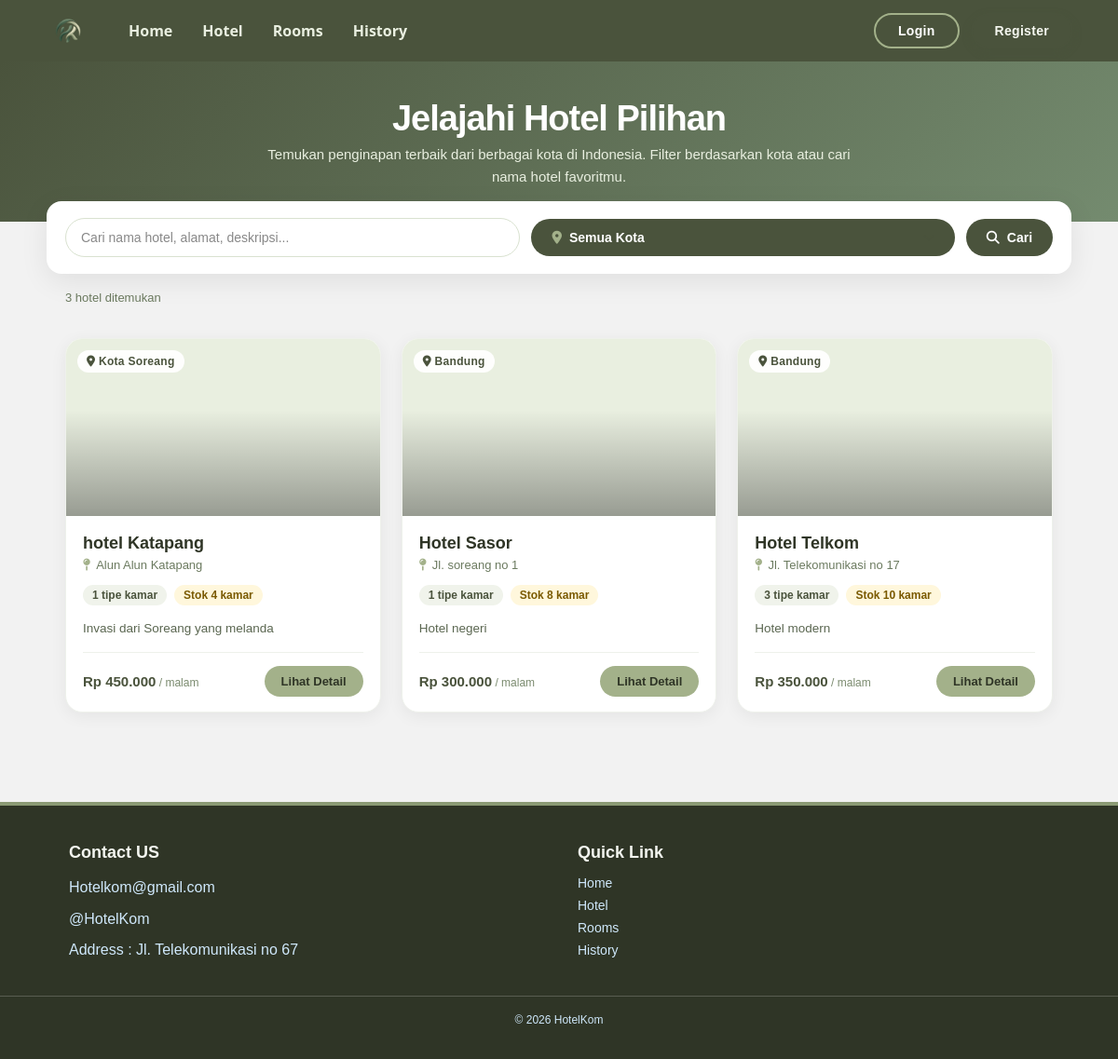
Page /hotels.php on the committed database.
### tables this page shows
CREATE TABLE `hotels` (
  `id_hotel` int(11) NOT NULL,
  `nama_hotel` varchar(100) NOT NULL,
  `alamat` text NOT NULL,
  `kota` varchar(50) NOT NULL,
  `deskripsi` text DEFAULT NULL
);

### hotels.php (the view, shortened to what this page needs)
<?php
require_once 'config/koneksi.php';
$q    = isset($_GET['q']) ? trim($_GET['q']) : '';
$params = [];
$types  = '';
$sql = "SELECT h.*,
               (SELECT COUNT(*) FROM rooms r WHERE r.id_hotel = h.id_hotel) AS jumlah_tipe,
               (SELECT COALESCE(SUM(r.stok_kamar),0) FROM rooms r WHERE r.id_hotel = h.id_hotel) AS total_stok,
               (SELECT MIN(r.harga_per_malam) FROM rooms r WHERE r.id_hotel = h.id_hotel) AS harga_termurah
        FROM hotels h";
$sql .= " ORDER BY h.id_hotel DESC";
$hotels = [];
if (!empty($params)) {
    $stmt = mysqli_prepare($koneksi, $sql);
    mysqli_stmt_bind_param($stmt, $types, ...$params);
    mysqli_stmt_execute($stmt);
    $res = mysqli_stmt_get_result($stmt);
    while ($row = mysqli_fetch_assoc($res)) $hotels[] = $row;
    mysqli_stmt_close($stmt);
} else {
    $res = $koneksi->query($sql);
    if ($res) while ($row = $res->fetch_assoc()) $hotels[] = $row;
}
function e($s){ return htmlspecialchars((string)$s, ENT_QUOTES, 'UTF-8'); }
function rupiah($n){ return 'Rp ' . number_format((float)$n, 0, ',', '.'); }
include 'includes/header.php';
include 'includes/navbar.php';
?>
<section class="hotels-hero">
    <h1>Jelajahi Hotel Pilihan</h1>
    <p>Temukan penginapan terbaik dari berbagai kota di Indonesia. Filter berdasarkan kota atau cari nama hotel favoritmu.</p>
</section>
<form method="GET" class="filter-bar">
    <input type="text" name="q" placeholder="Cari nama hotel, alamat, deskripsi..." value="<?php echo e($q); ?>">
    <div class="custom-dropdown" id="kotaCustom" style="display:none;">
        <button type="button" class="custom-dropdown-trigger" id="kotaTrigger" aria-haspopup="listbox" aria-expanded="false">
            <span class="trigger-left"><i class="fa-solid fa-location-dot"></i><span id="kotaTriggerText">Semua Kota</span></span>
            <i class="fa-solid fa-chevron-down custom-dropdown-arrow"></i>
        </button>
    </div>
    <button type="submit"><i class="fa-solid fa-magnifying-glass"></i> Cari</button>
</form>
<div class="info-bar">
    <?php echo count($hotels); ?> hotel ditemukan
</div>
<section class="hotels-section">
    <?php if (empty($hotels)): ?>
        <div class="empty-state">
            <h3>Tidak ada hotel ditemukan</h3>
            <p>Coba ubah kata kunci pencarian atau pilih kota lain. Jika kamu admin, tambahkan hotel di panel admin.</p>
            <br>
            <a href="hotels.php" class="hotel-foot a" style="background:#4A533C;color:#fff;padding:10px 20px;border-radius:999px;text-decoration:none;font-weight:600;">Lihat Semua Hotel</a>
        </div>
    <?php else: ?>
        <div class="hotels-grid">
            <?php foreach ($hotels as $h): ?>
                <div class="hotel-card">
                    <div class="hotel-img">
                        <span class="hotel-badge"><i class="fa-solid fa-location-dot"></i> <?php echo e($h['kota']); ?></span>
                    </div>
                    <div class="hotel-body">
                        <h3><?php echo e($h['nama_hotel']); ?></h3>
                        <div class="hotel-meta">
                            <i class="fa-solid fa-map-pin"></i>
                            <span><?php echo e(mb_strimwidth($h['alamat'],0,42,'...')); ?></span>
                        </div>
                        <div style="display:flex;gap:8px;flex-wrap:wrap;margin:6px 0;">
                            <span style="background:#f0f3eb;color:#4A533C;padding:4px 10px;border-radius:999px;font-size:12px;font-weight:600;">
                                <?php echo (int)$h['jumlah_tipe']; ?> tipe kamar
                            </span>
                            <span style="background:#fff7dc;color:#7a5a00;padding:4px 10px;border-radius:999px;font-size:12px;font-weight:600;">
                                Stok <?php echo (int)$h['total_stok']; ?> kamar
                            </span>
                        </div>
                        <p class="hotel-desc"><?php echo $h['deskripsi'] ? e($h['deskripsi']) : 'Belum ada deskripsi untuk hotel ini.'; ?></p>
                        <div class="hotel-foot">
                            <div class="hotel-price">
                                <?php if ($h['harga_termurah']): ?>
                                    <?php echo rupiah($h['harga_termurah']); ?><small> / malam</small>
                                <?php else: ?>
                                    <small style="color:#999;">Belum ada kamar</small>
                                <?php endif; ?>
                            </div>
                            <a href="hotel_detail.php?id=<?php echo (int)$h['id_hotel']; ?>">Lihat Detail</a>
                        </div>
                    </div>
                </div>
            <?php endforeach; ?>
        </div>
    <?php endif; ?>
</section>
<?php include 'includes/footer.php'; ?>

### includes/header.php (shortened to what this page needs)
<!DOCTYPE html>
<html lang="id">
<head>
    <link rel="stylesheet" href="assets/css/style.css">
    <link rel="stylesheet" href="assets/css/custom-select.css">
    <link rel="stylesheet" href="https://cdnjs.cloudflare.com/ajax/libs/font-awesome/6.5.1/css/all.min.css">
</head>
<body>

### includes/navbar.php
<header>
    <nav>
        <div class="nav-left">
            <div class="logo">
                <a href="index.php">
                    <img src="assets/images/logo.png" alt="Logo-Hotel">
                </a>
            </div>
            <ul>
                <li><a href="index.php">Home</a></li>
                <li><a href="hotels.php">Hotel</a></li>
                <li><a href="hotels.php">Rooms</a></li>
                <?php if (isset($_SESSION['id_user'])): ?>
                    <li><a href="my_bookings.php">History</a></li>
                <?php else: ?>
                    <li><a href="login.php">History</a></li>
                <?php endif; ?>
            </ul>
        </div>
        <div class="nav-auth">
            <?php if (isset($_SESSION['id_user'])): ?>
                <a href="profile.php" class="nav-user">
                    <?php echo htmlspecialchars($_SESSION['nama']); ?>
                </a>
                <a href="logout.php" class="Masuk">Logout</a>
            <?php else: ?>
                <a href="login.php" class="Masuk">Login</a>
                <a href="register.php" class="Daftar">Register</a>
            <?php endif; ?>
        </div>
    </nav>
</header>

### includes/footer.php (shortened to what this page needs)
<footer>
    <div class="container">
        <div class="footer-content">
            <h3>Contact US</h3>
            <p>Hotelkom@gmail.com</p>
            <p>@HotelKom</p>
            <p>Address : Jl. Telekomunikasi no 67</p>
        </div>
        <div class="footer-content">
            <h3>Quick Link</h3>
            <ul class="list">
                <li><a href="home.html">Home</a></li>
                <li><a href="form.html">Hotel</a></li>
                <li><a href="daftarbuku.html">Rooms</a></li>
                <li><a href="aboutUs.html">History</a></li>
            </ul>
        </div>
    </div>
  <p class="copyright">© 2026 HotelKom</p>
</footer>

### assets/css/style.css (style rules this page uses)
:root { --first-color: hsl(82, 60%, 28%); --title-color: hsl(0, 0%, 15%); --text-color: hsl(0, 0%, 35%); --body-color: hsl(0, 0%, 95%); --container-color: hsl(0, 0%, 100%); --body-font: "Poppins", sans-serif; --h2-font-size: 1.25rem; --small-font-size: .813rem; }
body { margin: 0; }
nav { background-color: #4A533C; display: flex; justify-content: space-between; align-items: center; padding: 0.5rem 3rem; }
nav ul { display: flex; align-items: center; gap: 2rem; list-style: none; margin: 0; padding: 0; }
.nav-left { display: flex; align-items: center; gap: 2.5rem; }
.nav-auth { display: flex; align-items: center; gap: 12px; }
.logo a { display: flex; align-items: center; }
.logo img { display: block; height: 50px; width: auto; object-fit: contain; }
.Masuk, .Daftar { display: inline-flex; align-items: center; justify-content: center; padding: 10px 24px; font-size: 0.875rem; font-weight: 600; line-height: 1; letter-spacing: 0.3px; text-decoration: none; white-space: nowrap; border-radius: 999px; border: 2px solid transparent; cursor: pointer; transition: background-color 0.25s ease, color 0.25s ease, transform 0.2s ease, box-shadow 0.25s ease; }
.Masuk { background-color: transparent; color: #fff; border-color: #A3B18A; }
.Daftar { background-color: #4A533C; color: #F5F7F0; border-color: #4A533C; box-shadow: 0 4px 10px rgba(74, 83, 60, 0.3); }
nav ul li a { text-decoration: none; font-family: 'Segoe UI', Tahoma, Geneva, Verdana, sans-serif; color: #E9EFE0 ; font-weight: 600; padding: 6px 0; transition: all; transition-duration: 300ms; }
h1 { font-size: 60px; line-height: 100%; font-weight: 800; letter-spacing: -1px; margin: 16px 0; background: linear-gradient(90deg, #4A533C 7%, #A3B18A 90%); background-clip: text; color: transparent; }
p { font-size: 16px; line-height: 160%; }
@media screen and (min-width: 1120px) { :root { --h2-font-size: 1.5rem; --small-font-size: .875rem; } }
* { box-sizing: border-box; padding: 0; margin: 0; }
body { font-family: var(--body-font); background-color: var(--body-color); color: var(--text-color); }
img { display: block; max-width: 100%; height: auto; }
footer { background: #2F3526; color: #cfe8fb; border-top: 4px solid #8B9A74 ; padding: 40px 0 32px; font-size: 14px; }
footer .container { max-width: 1100px; margin: 0 auto; padding: 0 24px; display: flex; justify-content: space-between; gap: 40px; }
.footer-content { flex: 1; }
.footer-content h3 { color: #F4F6F0; font-size: 18px; font-weight: 600; margin-bottom: 14px; }
.footer-content p { margin: 0 0 8px; line-height: 1.6; word-break: break-word; }
.footer-content .list { list-style: none; padding: 0; margin: 0; }
.footer-content .list li { margin-bottom: 8px; }
.footer-content .list a { color: #cfe8fb; text-decoration: none; transition: color 0.2s, padding-left 0.2s; }
.copyright { text-align: center; margin-top: 28px; padding-top: 16px; border-top: 1px solid rgba(255, 255, 255, 0.2); font-size: 12px; }
::placeholder { font-weight: 500; color: #888; }

### assets/css/custom-select.css (style rules this page uses)
.trigger-left { display: flex; align-items: center; gap: 8px; flex: 1; min-width: 0; overflow: hidden; }
.trigger-left i { color: #A3B18A; font-size: 14px; flex-shrink: 0; }
.trigger-left span { overflow: hidden; text-overflow: ellipsis; white-space: nowrap; }

### rows in the picture
hotels: kota "Kota Soreang", nama_hotel "hotel Katapang", alamat "Alun Alun Katapang", jumlah_tipe "1", total_stok "4", deskripsi "Invasi dari Soreang yang melanda", harga_termurah "Rp 450.000"
hotels: kota "Bandung", nama_hotel "Hotel Sasor", alamat "Jl. soreang no 1", jumlah_tipe "1", total_stok "8", deskripsi "Hotel negeri", harga_termurah "Rp 300.000"
hotels: kota "Bandung", nama_hotel "Hotel Telkom", alamat "Jl. Telekomunikasi no 17", jumlah_tipe "3", total_stok "10", deskripsi "Hotel modern", harga_termurah "Rp 350.000"

### other values in the picture
count($hotels) "3"
